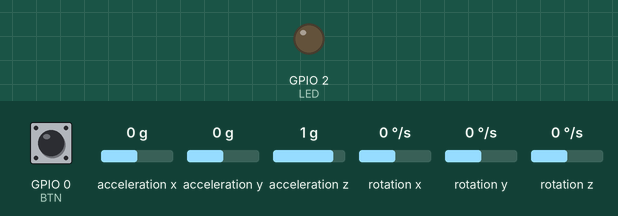
Bench run of a sketch on a simulated ESP32. Parts: output pins drawn as LEDs (lit = HIGH). The test bench sets the inputs (shaded band); at power-on: GPIO 0 (BTN) HIGH, acceleration x 0 g, acceleration y 0 g, acceleration z 1 g, rotation x 0 °/s, rotation y 0 °/s, rotation z 0 °/s. WiFi joins after 1.5 s; servers stay silent unless stated; what the sketch prints to the serial monitor is not drawn.

Above: at 2.7 s.
2.8 s: GPIO 0 (BTN) pulled LOW for 3.2 s
At 4.1 s:
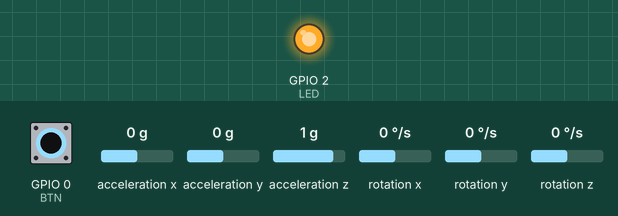
Timing chart, 0 to 9.0 s (numbered marks = the images above; inputs shaded):
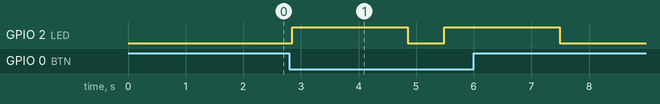

The sketch:

gesture_firmware.ino.ino
```cpp
#include <Wire.h>
#include <MPU6050.h>
#include <esp_wifi.h>
#include <WiFi.h>
#include <WiFiUdp.h>
#include <ArduinoJson.h>
//config=>
const char* SSID = "your SSID";
const char* Password = "your password";
const char* HOST_IP = "machine's IP address";
const int UDP_PORT =  5005;
const int SAMPLE_RATE_HZ = 100;
const int WINDOW_SIZE = 200;
const int BTN = 0;
const int LED = 2;

//globals=>
MPU6050 mpu(0x68);
WiFiUDP udp;

float  ax_buf[WINDOW_SIZE], ay_buf[WINDOW_SIZE], az_buf[WINDOW_SIZE];
float gx_buf[WINDOW_SIZE], gy_buf[WINDOW_SIZE], gz_buf[WINDOW_SIZE];

// setup==>

void setup(){
  Serial.begin(115200);
  Wire.begin(8,9); // 8=sda , 9=scl
  Wire.setClock(400000);

  mpu.initialize();
 // if (!mpu.testConnection()){
   // Serial.println("MPU6050 connection failed");
   // while(1);
  //}
  // calibration offsets=>
mpu.setXAccelOffset(4771);
mpu.setYAccelOffset(5782);
mpu.setZAccelOffset(8451);
mpu.setXGyroOffset(-10);
mpu.setYGyroOffset(31);
mpu.setZGyroOffset(-17);
//Set sensitivity
mpu.setFullScaleAccelRange(MPU6050_ACCEL_FS_4); //+-4g
mpu.setFullScaleGyroRange(MPU6050_GYRO_FS_500); // +- 500degree/s
mpu.setDLPFMode(MPU6050_DLPF_BW_42); //LPF
//WiFi=>
WiFi.begin(SSID,Password);
while (WiFi.status() != WL_CONNECTED) {
  delay(500); Serial.print(".");

}
Serial.printf("\nConnected. IP: %s\n", WiFi.localIP().toString().c_str());
udp.begin(UDP_PORT);

pinMode(BTN,INPUT_PULLUP);
pinMode(LED,OUTPUT);
Serial.println("Ready,press button to capture gesture.");
  }

//Capture=>
void captureGesture(){
  int16_t ax,ay,az,gx,gy,gz;
  unsigned long interval_us = 1000000/ SAMPLE_RATE_HZ;
  for (int i = 0; i <WINDOW_SIZE; i++){
    unsigned long t = micros();
    mpu.getMotion6(&ax,&ay,&az,&gx,&gy,&gz);

    //converting to physical units=>
ax_buf[i] = ax/8192.0f; //+-4g range => divisor 8192
ay_buf[i] = ay/8192.0f;
az_buf[i] = az/8192.0f;
gx_buf[i] = gx/65.5f;
gy_buf[i] = gy/65.5f;
gz_buf[i] = gz/65.5f;// +-500 degree/s=> divisor 65.5
// To maintain precise 100Hz timing=>
while(micros() - t< interval_us);
  }
}

//Send data=>
void sendData() {
  const int CHUNK_SIZE = 25;
  const int NUM_CHUNKS = WINDOW_SIZE / CHUNK_SIZE;  // 8 chunks

  for (int chunk = 0; chunk < NUM_CHUNKS; chunk++) {
    String payload = String(chunk) + "|";
    int start = chunk * CHUNK_SIZE;
    int end   = start + CHUNK_SIZE;

    for (int i = start; i < end; i++) {
      payload += String(ax_buf[i], 3) + "," +
                 String(ay_buf[i], 3) + "," +
                 String(az_buf[i], 3) + "," +
                 String(gx_buf[i], 3) + "," +
                 String(gy_buf[i], 3) + "," +
                 String(gz_buf[i], 3);
      if (i < end - 1) payload += ";";
    }

    udp.beginPacket(HOST_IP, UDP_PORT);
    udp.print(payload);
    udp.endPacket();
    delay(10);
  }
  Serial.println("All chunks sent.");
}

//LOOP=>
void loop(){
  if (digitalRead(BTN)==LOW){
    delay(50); // time for debounce
    if(digitalRead(BTN)==LOW){
      digitalWrite(LED, HIGH);
      Serial.println("Capturing..");
      captureGesture();
      digitalWrite(LED, LOW);
      sendData();
      Serial.println("Done.");
      delay(500);
    }
  }
}
```

Measured:
- after the input at 2.8 s, GPIO 2 (LED): alternates HIGH for 2.0 s and LOW for 0.63 s, 4 changes in all, then stays LOW, starting after 0.05 s
